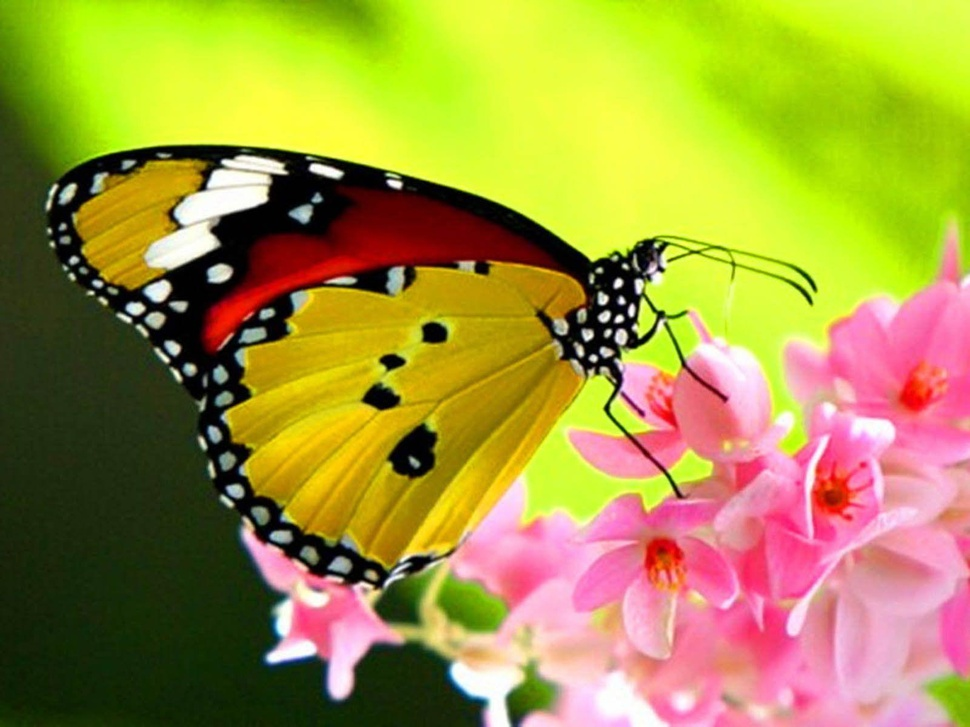
#> input picture images/Butterfly.jpg, 970 x 727 px, shrunk from 1600 x 1200 before the run
$ python intensityLevelAndBitPlaneSlicing.py
#> lines starting #> are read from the running program, lines starting #| are printed output that depends on the picture; after the words box and inside, x2 and y2 are one past the last pixel; in counts of white or black regions, pixels touching at a corner belong together
import cv2
import numpy as np
import matplotlib.pyplot as plt

# Load grayscale image
img = cv2.imread('images/Butterfly.jpg', cv2.IMREAD_GRAYSCALE)
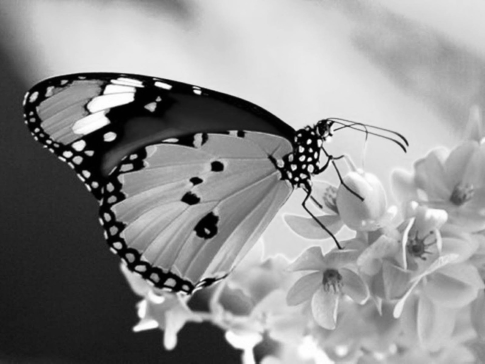
#> img: shape (727, 970) (shown at 1/2 size); min 0, max 255, mean 144.5
if img is None:
    raise FileNotFoundError("Make sure 'input.jpg' is in your working directory.")

### ----- Intensity Level Slicing -----
# Slicing ranges
slice1 = cv2.inRange(img, 100, 150)     # pixels between 100 and 150
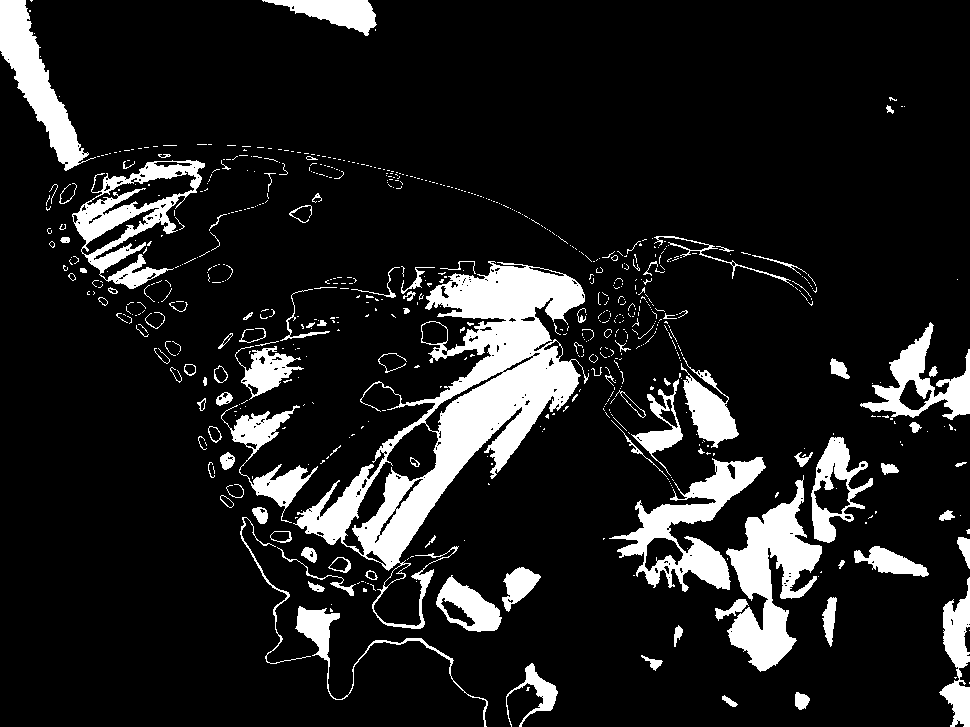
#> slice1: shape (727, 970); 12.5% white; 674 white regions (560 under 20 px), largest, box (x1, y1, x2, y2) and area: (293, 261, 589, 629) 28004, (726, 475, 822, 672) 8222, (609, 457, 766, 592) 6574
slice2 = cv2.inRange(img, 50, 100)      # pixels between 50 and 100
#> slice2: shape (727, 970); 3.3% white; 495 white regions (374 under 20 px), largest, box (x1, y1, x2, y2) and area: (0, 51, 92, 215) 4873, (207, 250, 400, 351) 3452, (237, 515, 486, 727) 1332
slice3 = cv2.inRange(img, 150, 200)     # pixels between 150 and 200
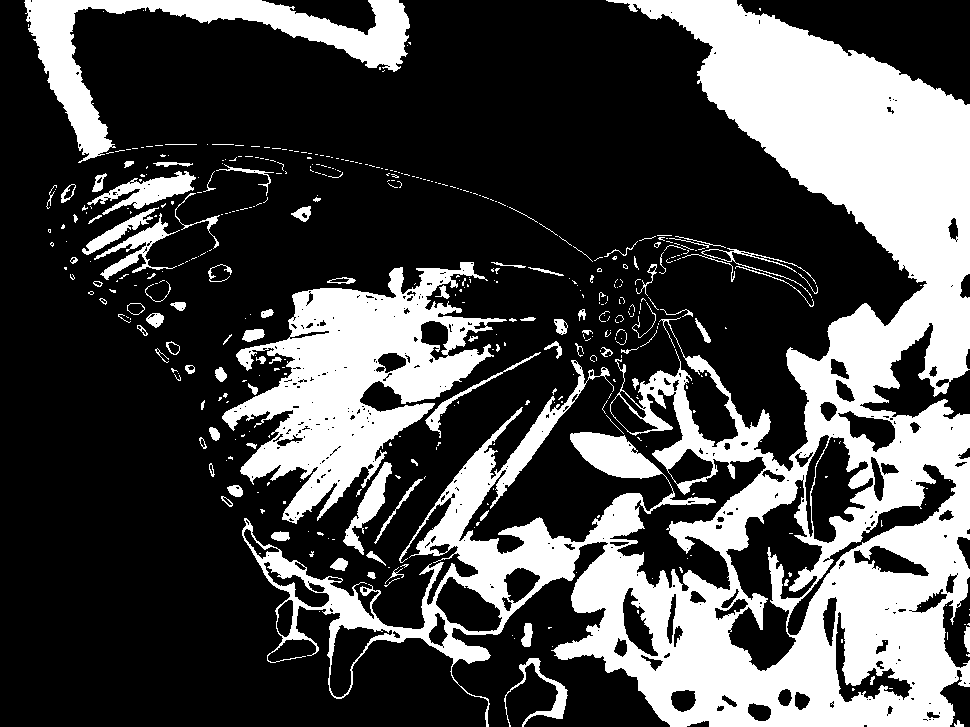
#> slice3: shape (727, 970); 29.9% white; 444 white regions (345 under 20 px), largest, box (x1, y1, x2, y2) and area: (242, 0, 970, 727) 151757, (222, 262, 507, 524) 30366, (24, 0, 410, 163) 13453

# Convert to full 255 binary for visualization
slice1_img = cv2.bitwise_and(img, img, mask=slice1)
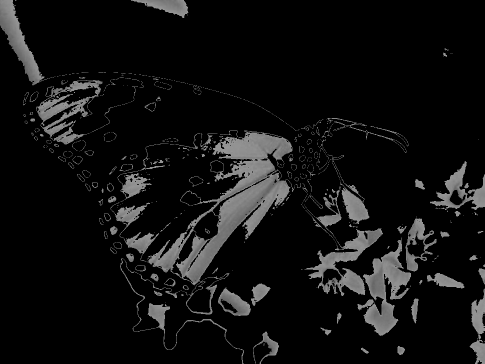
#> slice1_img: shape (727, 970) (shown at 1/2 size); min 0, max 150, mean 16.7
slice2_img = cv2.bitwise_and(img, img, mask=slice2)
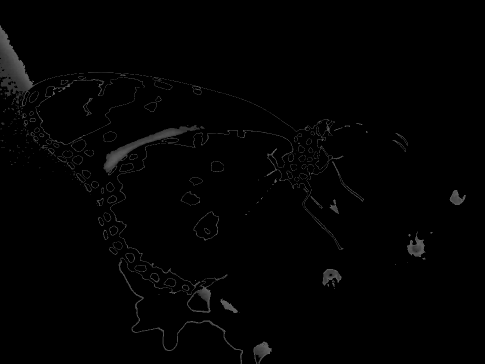
#> slice2_img: shape (727, 970) (shown at 1/2 size); min 0, max 100, mean 2.4
slice3_img = cv2.bitwise_and(img, img, mask=slice3)
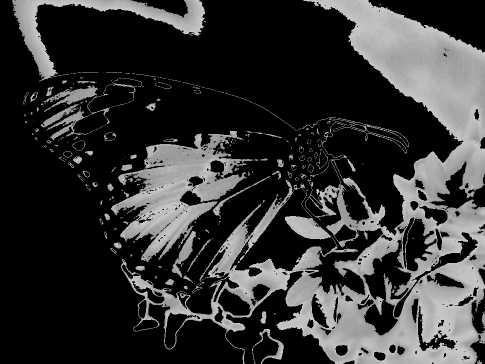
#> slice3_img: shape (727, 970) (shown at 1/2 size); min 0, max 200, mean 52.3

# Plot Intensity Level Slicing
plt.figure(figsize=(10, 4))
titles = ['Original Image', 'Gray Level Slicing - 1 (100–150)', 'Gray Level Slicing - 2 (50–100)', 'Gray Level Slicing - 3 (150–200)']
images = [img, slice1_img, slice2_img, slice3_img]

for i in range(4):
    plt.subplot(1, 4, i + 1)
    plt.imshow(images[i], cmap='gray')
    plt.title(titles[i], fontsize=8)
    plt.axis('off')

plt.tight_layout()
plt.savefig('images/intensity_level_slicing.png', dpi=300)
plt.show()

### ----- Bit Plane Slicing -----
bit_planes = [(img >> i) & 1 for i in range(8)]
#> bit_planes = 8 items
bit_planes_imgs = [plane * 255 for plane in bit_planes]
#> bit_planes_imgs = 8 items

# Plot Bit Plane Slicing
plt.figure(figsize=(12, 6))
plt.subplot(2, 4, 1)
plt.imshow(img, cmap='gray')
plt.title("Original Image")
plt.axis('off')

for i in range(1, 8):
    plt.subplot(2, 4, i + 1)
    plt.imshow(bit_planes_imgs[i], cmap='gray')
    plt.title(f"Bit Plane {i}")
    plt.axis('off')

plt.tight_layout()
plt.savefig('images/bit_plane_slicing.png', dpi=300)
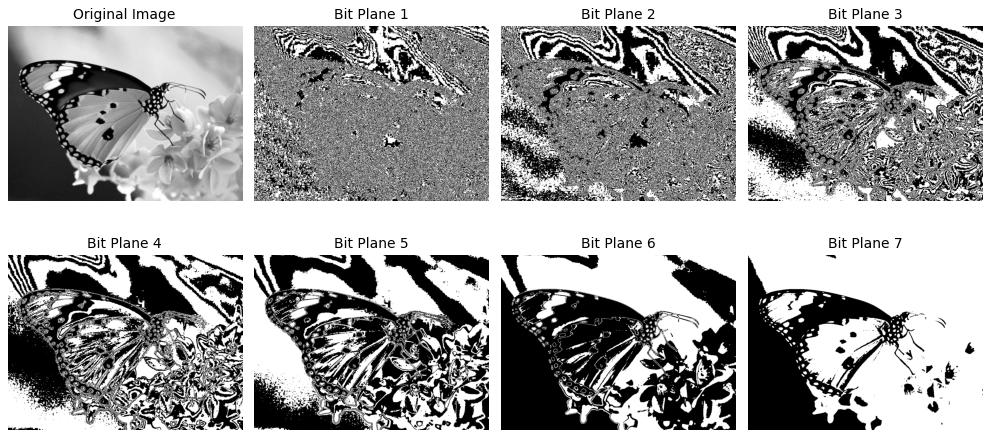
#> figure drawn by matplotlib, 8 panels
plt.show()

$ run again, with images/Childrens.jpg copied over images/Butterfly.jpg
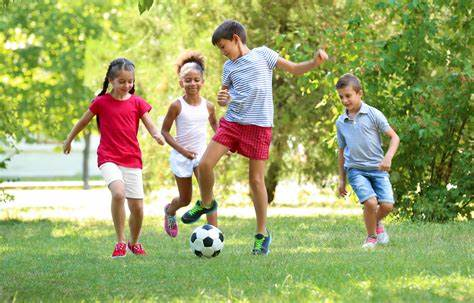
#> input picture images/Childrens.jpg, 474 x 303 px
#> `slice1 = cv2.inRange(img, 100, 150)`:
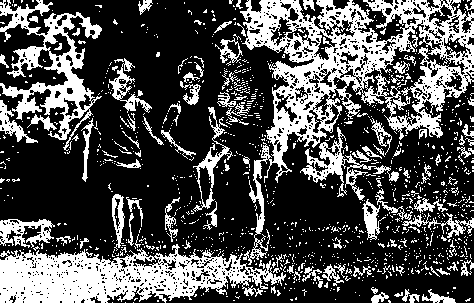
#> slice1: shape (303, 474); 31.3% white; 1187 white regions (1078 under 20 px), largest, box (x1, y1, x2, y2) and area: (240, 0, 474, 265) 15845, (0, 244, 286, 303) 9558, (0, 0, 102, 151) 4685
#> slice2: shape (303, 474); 13.8% white; 603 white regions (532 under 20 px), largest, box (x1, y1, x2, y2) and area: (364, 20, 474, 224) 8174, (64, 89, 148, 169) 2447, (213, 118, 272, 220) 1287
#> slice3: shape (303, 474); 32% white; 1117 white regions (1005 under 20 px), largest, box (x1, y1, x2, y2) and area: (105, 142, 474, 303) 16627, (0, 215, 217, 270) 4375, (0, 0, 128, 110) 3593
#> `slice3_img = cv2.bitwise_and(img, img, mask=slice3)`:
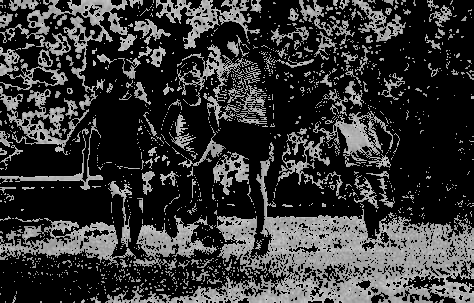
#> slice3_img: shape (303, 474); min 0, max 200, mean 54.7
#> bit_planes = 8 items

$ run again, with images/Elephant.jpg copied over images/Butterfly.jpg
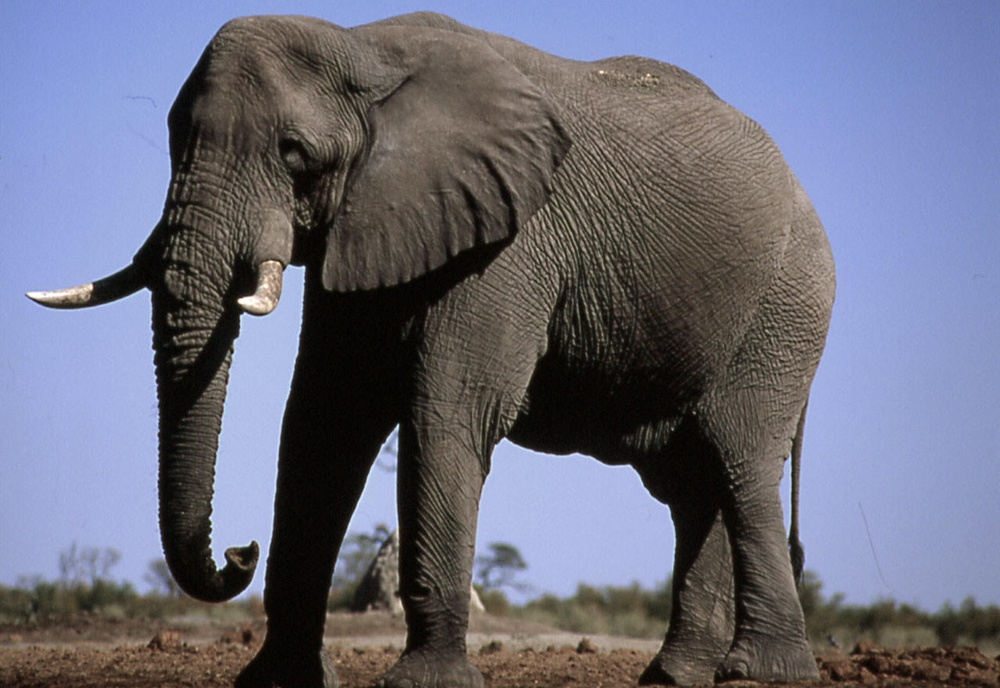
#> input picture images/Elephant.jpg, 1000 x 688 px, shrunk from 1280 x 881 before the run
#> `slice1 = cv2.inRange(img, 100, 150)`:
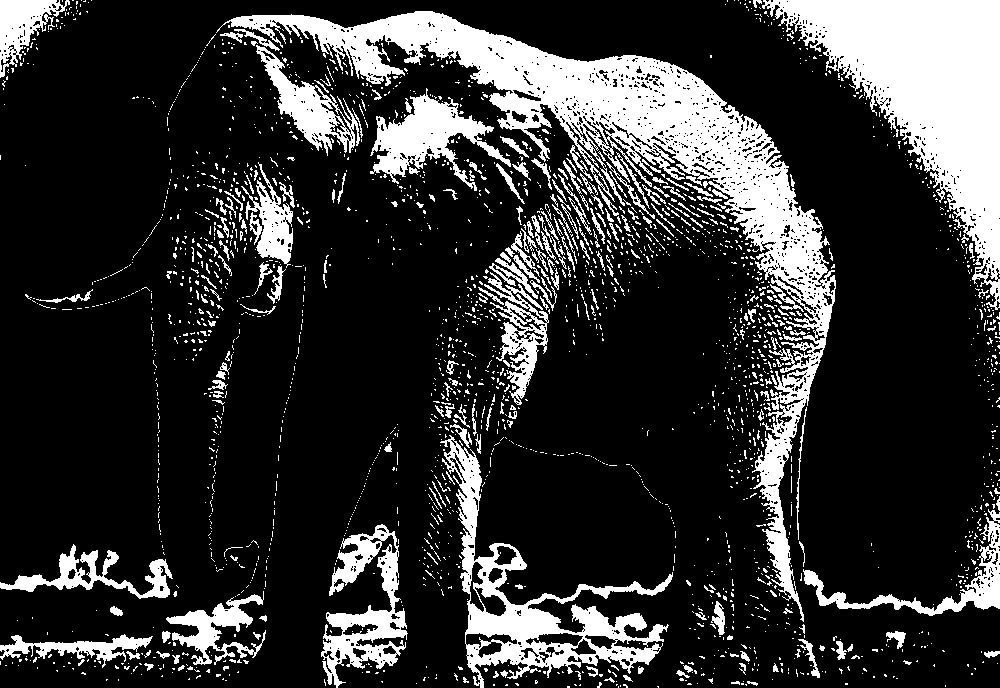
#> slice1: shape (688, 1000); 20.2% white; 2431 white regions (2179 under 20 px), largest, box (x1, y1, x2, y2) and area: (216, 11, 836, 622) 43565, (762, 0, 1000, 310) 29043, (440, 435, 673, 688) 11984
#> slice2: shape (688, 1000); 23.9% white; 1047 white regions (928 under 20 px), largest, box (x1, y1, x2, y2) and area: (172, 20, 1000, 688) 127037, (0, 566, 268, 688) 17197, (528, 577, 673, 645) 3352
#> slice3: shape (688, 1000); 36.9% white; 961 white regions (921 under 20 px), largest, box (x1, y1, x2, y2) and area: (0, 0, 1000, 611) 205586, (470, 440, 675, 612) 23063, (209, 261, 303, 602) 15804
#> `slice3_img = cv2.bitwise_and(img, img, mask=slice3)`:
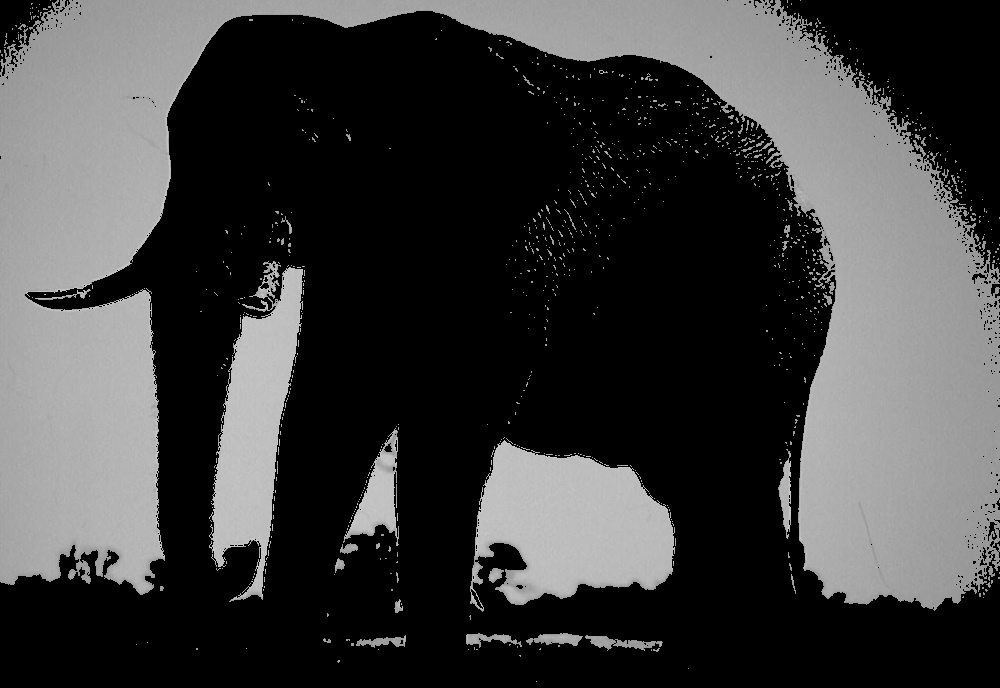
#> slice3_img: shape (688, 1000); min 0, max 200, mean 62.4
#> bit_planes = 8 items
